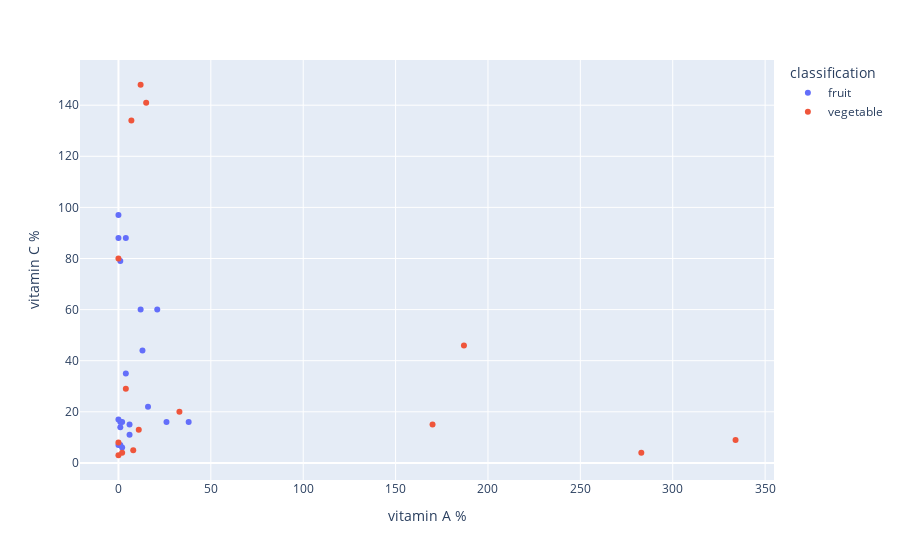

This figure's notebook cell:
### Code cell
import plotly.express as px
px.scatter(df, x="vitamin A %", y="vitamin C %", color="classification")

### Figure 1 — Plotly figure (JSON) as saved in the notebook; plotly's stock layout.template omitted (floating-point values rounded to 4 significant figures)
{"data": [{"hovertemplate": "classification=fruit<br>vitamin A %=%{x}<br>vitamin C %=%{y}<extra></extra>", "legendgroup": "fruit", "marker": {"color": "#636efa", "symbol": "circle"}, "mode": "markers", "name": "fruit", "orientation": "v", "showlegend": true, "type": "scatter", "x": [1, 38, 2, 1, 4, 1, 26, 12, 2, 0, 21, 4, 1, 6, 0, 6, 0, 0, 13, 16], "xaxis": "x", "y": [7, 16, 16, 14, 35, 16, 16, 60, 6, 88, 60, 88, 79, 11, 7, 15, 17, 97, 44, 22], "yaxis": "y"}, {"hovertemplate": "classification=vegetable<br>vitamin A %=%{x}<br>vitamin C %=%{y}<extra></extra>", "legendgroup": "vegetable", "marker": {"color": "#EF553B", "symbol": "circle"}, "mode": "markers", "name": "vegetable", "orientation": "v", "showlegend": true, "type": "scatter", "x": [0, 12, 15, 334, 0, 8, 2, 0, 33, 7, 170, 187, 283, 11, 4], "xaxis": "x", "y": [8, 148, 141, 9, 80, 5, 4, 3, 20, 134, 15, 46, 4, 13, 29], "yaxis": "y"}], "layout": {"autosize": true, "legend": {"title": {"text": "classification"}, "tracegroupgap": 0}, "margin": {"t": 60}, "xaxis": {"anchor": "y", "autorange": true, "domain": [0, 1], "range": [-20.85, 354.9], "title": {"text": "vitamin A %"}, "type": "linear"}, "yaxis": {"anchor": "x", "autorange": true, "domain": [0, 1], "range": [-8.227, 159.2], "title": {"text": "vitamin C %"}, "type": "linear"}}}
